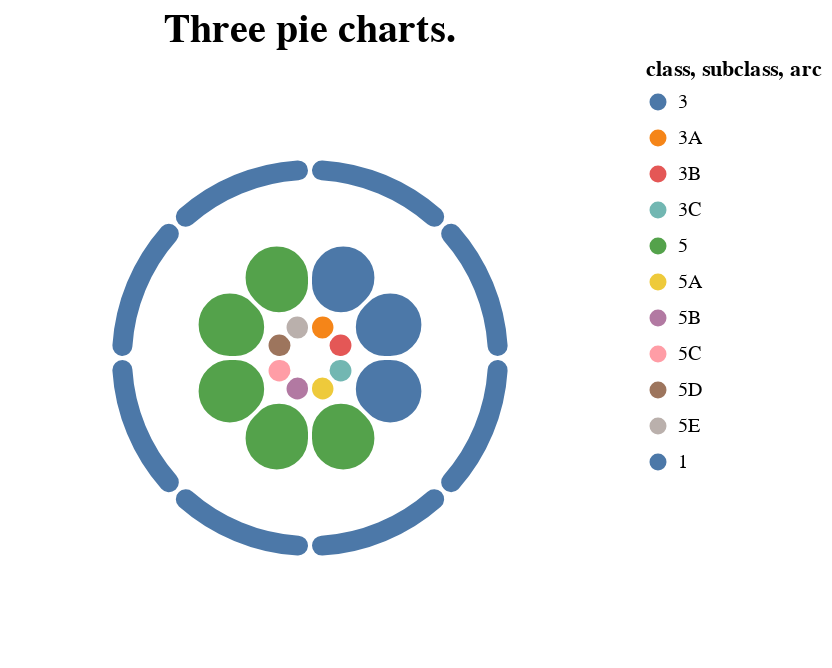

Source (notebook cell):
### Code cell
test

### Figure 1 — Vega-Lite specification as saved in the notebook (floating-point values rounded to 4 significant figures)
{"config": {"view": {"continuousWidth": 300, "continuousHeight": 300, "fill": "gray", "fillOpacity": 0.1, "step": 0, "stroke": "lightgray", "strokeWidth": 1}}, "layer": [{"mark": {"type": "arc", "binSpacing": 0, "cornerRadius": 70, "innerRadius": 25, "outerRadius": 60, "stroke": "white", "strokeOpacity": 1, "strokeWidth": 2}, "encoding": {"color": {"field": "class", "type": "nominal"}, "theta": {"field": "arc", "type": "quantitative"}}}, {"mark": {"type": "arc", "binSpacing": 0, "cornerRadius": 10, "innerRadius": 10, "outerRadius": 23, "stroke": "white", "strokeOpacity": 1, "strokeWidth": 2}, "encoding": {"color": {"field": "subclass", "type": "nominal"}, "theta": {"field": "arc", "type": "quantitative"}}}, {"mark": {"type": "arc", "binSpacing": 0, "cornerRadius": 10, "innerRadius": 88, "outerRadius": 100, "stroke": "white", "strokeOpacity": 1, "strokeWidth": 2}, "encoding": {"color": {"field": "arc", "type": "ordinal"}, "theta": {"field": "arc", "type": "quantitative"}}}], "data": {"name": "data-1591ff6caf50e1f244e44ba965ce9979"}, "title": {"text": "Three pie charts.", "font": "Georgia", "fontSize": 20}, "$schema": "https://vega.github.io/schema/vega-lite/v5.15.1.json", "datasets": {"data-1591ff6caf50e1f244e44ba965ce9979": [{"arc": 1, "class": "3", "subclass": "3A"}, {"arc": 1, "class": "3", "subclass": "3B"}, {"arc": 1, "class": "3", "subclass": "3C"}, {"arc": 1, "class": "5", "subclass": "5A"}, {"arc": 1, "class": "5", "subclass": "5B"}, {"arc": 1, "class": "5", "subclass": "5C"}, {"arc": 1, "class": "5", "subclass": "5D"}, {"arc": 1, "class": "5", "subclass": "5E"}]}}
